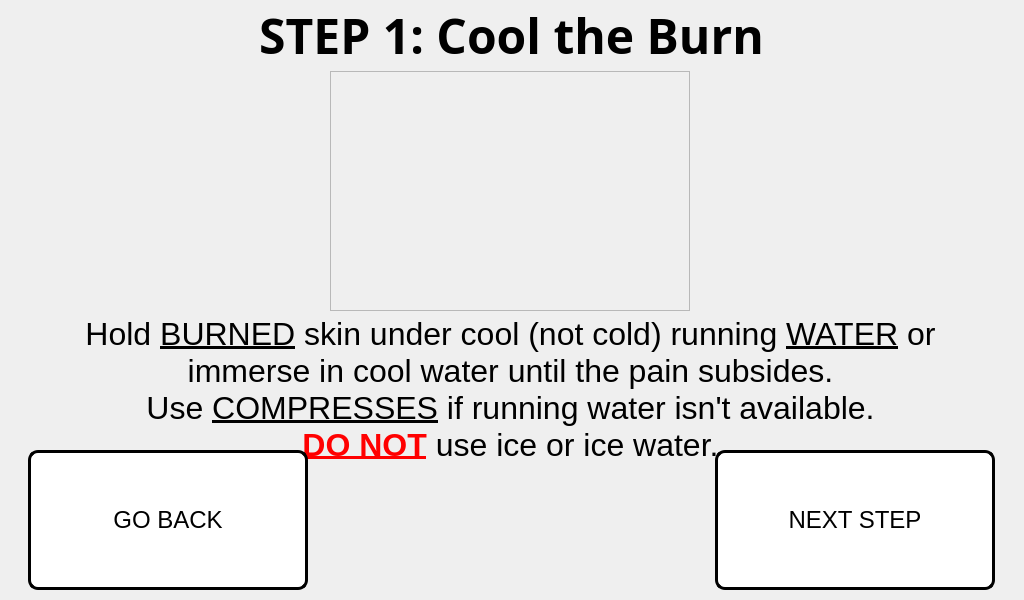
<?xml version="1.0" encoding="UTF-8"?>
<ui version="4.0">
 <class>step_1_window</class>
 <widget class="QMainWindow" name="step_1_window">
  <property name="geometry">
   <rect>
    <x>0</x>
    <y>0</y>
    <width>1024</width>
    <height>600</height>
   </rect>
  </property>
  <property name="minimumSize">
   <size>
    <width>1024</width>
    <height>600</height>
   </size>
  </property>
  <property name="maximumSize">
   <size>
    <width>1024</width>
    <height>600</height>
   </size>
  </property>
  <property name="windowTitle">
   <string>Step 1 Procedure</string>
  </property>
  <widget class="QWidget" name="centralwidget">
   <widget class="QLabel" name="title_step">
    <property name="geometry">
     <rect>
      <x>6</x>
      <y>0</y>
      <width>1011</width>
      <height>71</height>
     </rect>
    </property>
    <property name="font">
     <font>
      <family>Unispace</family>
      <pointsize>18</pointsize>
      <weight>75</weight>
      <bold>true</bold>
     </font>
    </property>
    <property name="text">
     <string>&lt;html&gt;&lt;head/&gt;&lt;body&gt;&lt;p align=&quot;center&quot;&gt;&lt;span style=&quot; font-size:36pt;&quot;&gt;STEP 1: Cool the Burn&lt;/span&gt;&lt;/p&gt;&lt;/body&gt;&lt;/html&gt;</string>
    </property>
    <property name="alignment">
     <set>Qt::AlignCenter</set>
    </property>
   </widget>
   <widget class="QLabel" name="text_steps">
    <property name="geometry">
     <rect>
      <x>20</x>
      <y>310</y>
      <width>981</width>
      <height>161</height>
     </rect>
    </property>
    <property name="font">
     <font>
      <pointsize>14</pointsize>
     </font>
    </property>
    <property name="text">
     <string>&lt;html&gt;&lt;head/&gt;&lt;body&gt;&lt;p align=&quot;center&quot;&gt;&lt;span style=&quot; font-family:'Calibri'; font-size:24pt; color:#000000;&quot;&gt;Hold &lt;/span&gt;&lt;span style=&quot; font-family:'Calibri'; font-size:24pt; text-decoration: underline; color:#000000;&quot;&gt;BURNED&lt;/span&gt;&lt;span style=&quot; font-family:'Calibri'; font-size:24pt; color:#000000;&quot;&gt; skin under cool (not cold) running &lt;/span&gt;&lt;span style=&quot; font-family:'Calibri'; font-size:24pt; text-decoration: underline; color:#000000;&quot;&gt;WATER&lt;/span&gt;&lt;span style=&quot; font-family:'Calibri'; font-size:24pt; color:#000000;&quot;&gt; or &lt;br/&gt;immerse in cool water until the pain subsides.&lt;br/&gt;Use &lt;/span&gt;&lt;span style=&quot; font-family:'Calibri'; font-size:24pt; text-decoration: underline; color:#000000;&quot;&gt;COMPRESSES&lt;/span&gt;&lt;span style=&quot; font-family:'Calibri'; font-size:24pt; color:#000000;&quot;&gt; if running water isn't available.&lt;/span&gt;&lt;span style=&quot; font-size:24pt;&quot;&gt;&lt;br/&gt;&lt;/span&gt;&lt;span style=&quot; font-family:'Calibri'; font-size:24pt; font-weight:600; text-decoration: underline; color:#ff0000;&quot;&gt;DO NOT&lt;/span&gt;&lt;span style=&quot; font-family:'Calibri'; font-size:24pt; color:#000000;&quot;&gt; use ice or ice water.&lt;/span&gt;&lt;/p&gt;&lt;/body&gt;&lt;/html&gt;</string>
    </property>
   </widget>
   <widget class="QLabel" name="gif_player_label">
    <property name="geometry">
     <rect>
      <x>330</x>
      <y>71</y>
      <width>360</width>
      <height>240</height>
     </rect>
    </property>
    <property name="minimumSize">
     <size>
      <width>360</width>
      <height>240</height>
     </size>
    </property>
    <property name="maximumSize">
     <size>
      <width>360</width>
      <height>240</height>
     </size>
    </property>
    <property name="font">
     <font>
      <family>Unispace</family>
      <pointsize>16</pointsize>
      <weight>75</weight>
      <bold>true</bold>
     </font>
    </property>
    <property name="frameShape">
     <enum>QFrame::StyledPanel</enum>
    </property>
    <property name="lineWidth">
     <number>1</number>
    </property>
    <property name="text">
     <string/>
    </property>
    <property name="alignment">
     <set>Qt::AlignCenter</set>
    </property>
   </widget>
   <widget class="QPushButton" name="next_step_button">
    <property name="geometry">
     <rect>
      <x>715</x>
      <y>450</y>
      <width>280</width>
      <height>140</height>
     </rect>
    </property>
    <property name="minimumSize">
     <size>
      <width>280</width>
      <height>140</height>
     </size>
    </property>
    <property name="maximumSize">
     <size>
      <width>280</width>
      <height>140</height>
     </size>
    </property>
    <property name="font">
     <font>
      <pointsize>18</pointsize>
     </font>
    </property>
    <property name="cursor">
     <cursorShape>PointingHandCursor</cursorShape>
    </property>
    <property name="styleSheet">
     <string notr="true">QPushButton:hover:!pressed
{
  background-color: rgb(195,30,60);
}

QPushButton
{
  background-color: white;
color: black;
border-style: outset;
border-width: 3px;
border-radius:10px;
border-color: black;
}</string>
    </property>
    <property name="text">
     <string>NEXT STEP</string>
    </property>
   </widget>
   <widget class="QPushButton" name="go_back_injury_type">
    <property name="geometry">
     <rect>
      <x>28</x>
      <y>450</y>
      <width>280</width>
      <height>140</height>
     </rect>
    </property>
    <property name="minimumSize">
     <size>
      <width>280</width>
      <height>140</height>
     </size>
    </property>
    <property name="maximumSize">
     <size>
      <width>280</width>
      <height>140</height>
     </size>
    </property>
    <property name="font">
     <font>
      <pointsize>18</pointsize>
     </font>
    </property>
    <property name="styleSheet">
     <string notr="true">QPushButton:hover:!pressed
{
  background-color: rgb(195,30,60);
}

QPushButton
{
  background-color: white;
color: black;
border-style: outset;
border-width: 3px;
border-radius:10px;
border-color: black;
}</string>
    </property>
    <property name="text">
     <string>GO BACK</string>
    </property>
   </widget>
   <widget class="QLabel" name="label">
    <property name="geometry">
     <rect>
      <x>0</x>
      <y>0</y>
      <width>1024</width>
      <height>600</height>
     </rect>
    </property>
    <property name="minimumSize">
     <size>
      <width>1024</width>
      <height>600</height>
     </size>
    </property>
    <property name="maximumSize">
     <size>
      <width>1024</width>
      <height>600</height>
     </size>
    </property>
    <property name="text">
     <string/>
    </property>
    <property name="pixmap">
     <pixmap>../pictures/program_pictures/main_wallpaper.png</pixmap>
    </property>
   </widget>
   <zorder>label</zorder>
   <zorder>text_steps</zorder>
   <zorder>title_step</zorder>
   <zorder>gif_player_label</zorder>
   <zorder>go_back_injury_type</zorder>
   <zorder>next_step_button</zorder>
  </widget>
 </widget>
 <resources/>
 <connections/>
</ui>
